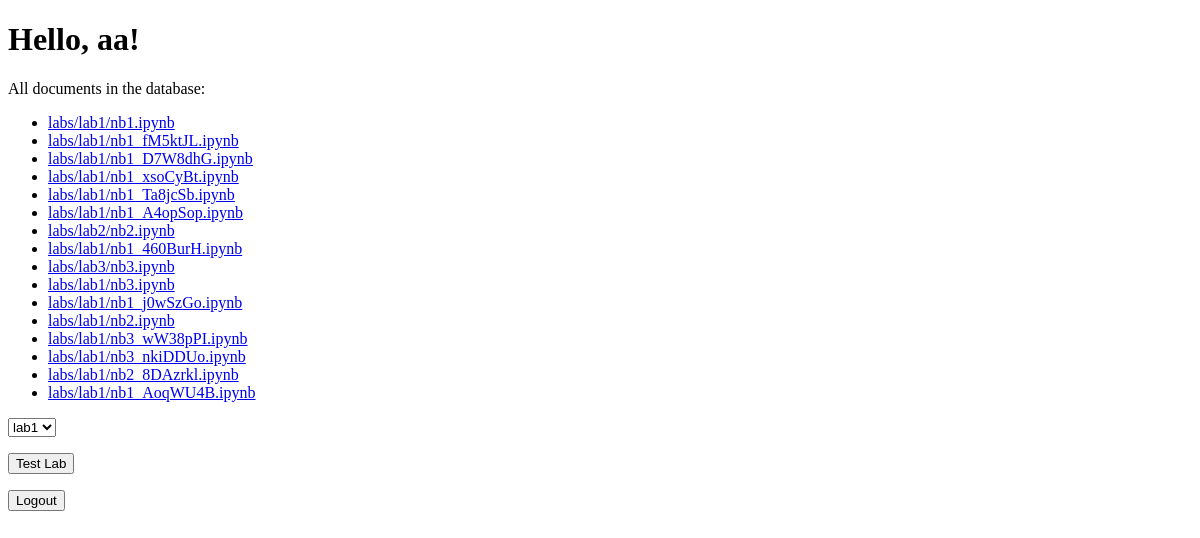
Page /dashboard/ (signed in) on the earlier database version.
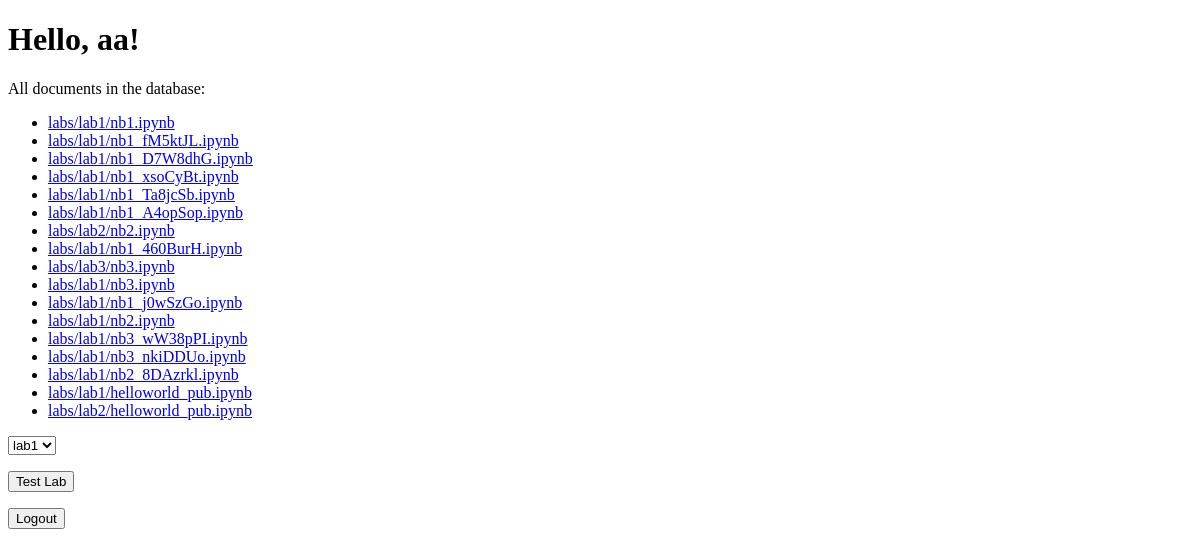
Same page on the later database version.
### myapp/models.py (models this page shows)
class Document(models.Model):
    docfile = models.FileField(upload_to=upload_location)
    lab_type = models.CharField(max_length=25)

### myapp/views.py (the view)
# urls.py: path('dashboard/', courses_view, name='dashboard'),
@login_required # type: ignore
def courses_view(request):
    documents = Document.objects.all()
    context = {
        'documents': documents,
        'form': DocumentForm(),
        'user': request.user
        }
    return render(request, 'dashboard.html', context)

### myapp/forms.py
class DocumentForm(forms.Form):
    docfile = forms.FileField(label='Select a file')
    labName = forms.CharField(label="Choose lab number", widget=forms.Select(choices=lab_choices))

### myapp/templates/dashboard.html (shortened to what this page needs)
<!DOCTYPE html>
<html>
<head>
</head>
<body>
    <h1>Hello, {{ user.username }}!</h1>
    {% if documents %}
            All documents in the database:
            <ul>
                {% for document in documents %}
                    <li><a href="{{ document.docfile.url }}">{{ document.docfile.name }}</a></li>
                {% endfor %}
            </ul>
        {% else %}
            <p>No documents.</p>
        {% endif %}
        <form action="{% url 'results-view' %}" method="get">
            {{ form.labName }}
            <p><input type="submit" value="Test Lab"/></p>
        </form>
    </body>
    <form action="{% url 'logout' %}" method="post">
        <p><button type="submit">Logout</button></p>
    </form>
</body>
</html>

Differences in the rows shown:
changed Document: docfile.name "labs/lab1/nb1_AoqWU4B.ipynb" → "labs/lab1/helloworld_pub.ipynb"
added Document: docfile.name "labs/lab2/helloworld_pub.ipynb"
